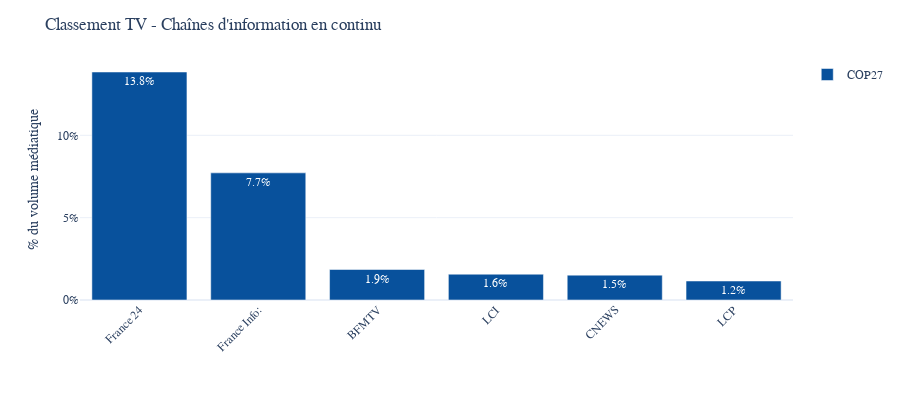
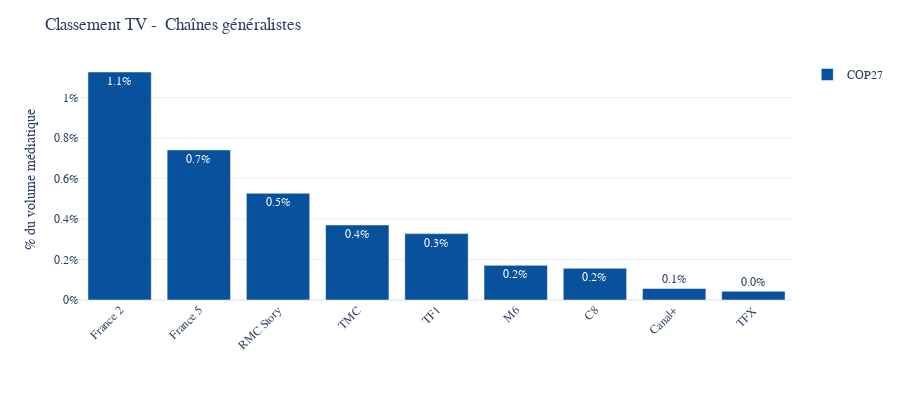
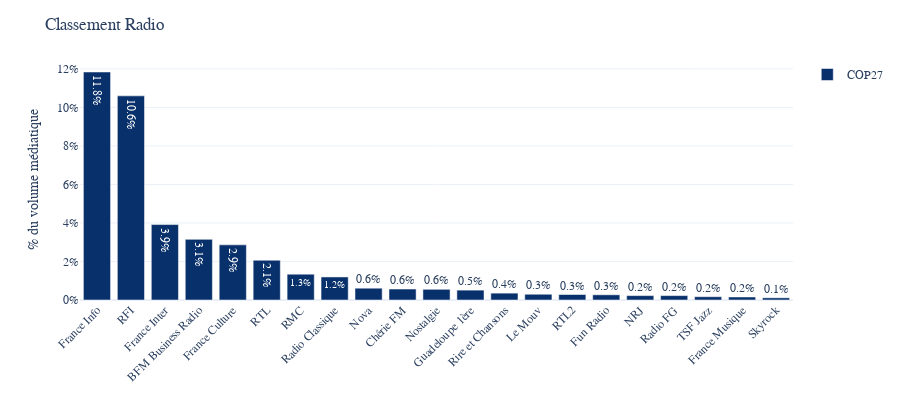

Notebook source saved alongside these figures, in order:
### Markdown cell above
## Classements

### Code cell
# Multiplier for one channel = n_mentions * 2 min / (60 minutes * 18h * n_days)
multiplier = 2 / (1 * 60 * 18 * n_days)

fig = show_mentions_by_channel(data_cop27,list_of_channels=top_channels_tv_info,n = 25,split="keyword",
                               method = multiplier,height = 400,text_auto = ".1%",
                                )
fig.update_layout(yaxis_tickformat='0%',font_family="Poppins",yaxis_title="% du volume médiatique",legend_title = "",title = "Classement TV - Chaînes d'information en continu")
fig.update_traces(marker_color=COLOR_TV)
fig.show()



fig = show_mentions_by_channel(data_cop27,list_of_channels=top_channels_tv_gen,n = 25,split="keyword",
                               method = multiplier,height = 400,text_auto = ".1%",
                               )
fig.update_layout(yaxis_tickformat='0%',font_family="Poppins",yaxis_title="% du volume médiatique",legend_title = "",title = "Classement TV -  Chaînes généralistes")
fig.update_traces(marker_color=COLOR_TV)
fig.show()



fig = show_mentions_by_channel(data_cop27,list_of_channels=top_channels_radio,n = 25,split = "keyword",
                               method = multiplier,height = 400,text_auto = ".1%",
                              )
fig.update_layout(yaxis_tickformat='0%',font_family="Poppins",yaxis_title="% du volume médiatique",legend_title = "",title = "Classement Radio")
fig.update_traces(marker_color=COLOR_RADIO)
fig.show()

### Figure 1 — Plotly figure (JSON) as saved in the notebook; plotly's stock layout.template omitted (floating-point values rounded to 4 significant figures)
{"data": [{"alignmentgroup": "True", "hovertemplate": "keyword=COP27<br>channel_name=%{x}<br>count=%{y}<extra></extra>", "legendgroup": "COP27", "marker": {"color": "#08519c", "pattern": {"shape": ""}}, "name": "COP27", "offsetgroup": "COP27", "orientation": "v", "showlegend": true, "textposition": "auto", "texttemplate": "%{y:.1%}", "x": ["France 24", "France Info:", "BFMTV", "LCI", "CNEWS", "LCP"], "xaxis": "x", "y": [0.1385, 0.07721, 0.01852, 0.01567, 0.0151, 0.01154], "yaxis": "y", "type": "bar"}], "layout": {"xaxis": {"anchor": "y", "domain": [0, 1], "title": {}, "categoryorder": "array", "categoryarray": ["France 24", "France Info:", "BFMTV", "LCI", "CNEWS", "LCP"], "tickangle": -45}, "yaxis": {"anchor": "x", "domain": [0, 1], "title": {"text": "% du volume médiatique"}, "tickformat": "0%"}, "legend": {"title": {"text": ""}, "tracegroupgap": 0}, "margin": {"t": 60, "b": 100}, "barmode": "relative", "height": 400, "font": {"family": "Poppins"}, "title": {"text": "Classement TV - Chaînes d'information en continu"}}}

### Figure 2 — Plotly figure (JSON) as saved in the notebook; plotly's stock layout.template omitted (floating-point values rounded to 4 significant figures)
{"data": [{"alignmentgroup": "True", "hovertemplate": "keyword=COP27<br>channel_name=%{x}<br>count=%{y}<extra></extra>", "legendgroup": "COP27", "marker": {"color": "#08519c", "pattern": {"shape": ""}}, "name": "COP27", "offsetgroup": "COP27", "orientation": "v", "showlegend": true, "textposition": "auto", "texttemplate": "%{y:.1%}", "x": ["France 2", "France 5", "RMC Story", "TMC", "TF1", "M6", "C8", "Canal+", "TFX"], "xaxis": "x", "y": [0.01125, 0.007407, 0.005271, 0.003704, 0.003276, 0.001709, 0.001567, 0.0005698, 0.0004274], "yaxis": "y", "type": "bar"}], "layout": {"xaxis": {"anchor": "y", "domain": [0, 1], "title": {}, "categoryorder": "array", "categoryarray": ["France 2", "France 5", "RMC Story", "TMC", "TF1", "M6", "C8", "Canal+", "TFX"], "tickangle": -45}, "yaxis": {"anchor": "x", "domain": [0, 1], "title": {"text": "% du volume médiatique"}, "tickformat": "0%"}, "legend": {"title": {"text": ""}, "tracegroupgap": 0}, "margin": {"t": 60, "b": 100}, "barmode": "relative", "height": 400, "font": {"family": "Poppins"}, "title": {"text": "Classement TV -  Chaînes généralistes"}}}

### Figure 3 — Plotly figure (JSON) as saved in the notebook; plotly's stock layout.template omitted (floating-point values rounded to 4 significant figures)
{"data": [{"alignmentgroup": "True", "hovertemplate": "keyword=COP27<br>channel_name=%{x}<br>count=%{y}<extra></extra>", "legendgroup": "COP27", "marker": {"color": "#08306b", "pattern": {"shape": ""}}, "name": "COP27", "offsetgroup": "COP27", "orientation": "v", "showlegend": true, "textposition": "auto", "texttemplate": "%{y:.1%}", "x": ["France Info", "RFI", "France Inter", "BFM Business Radio", "France Culture", "RTL", "RMC", "Radio Classique", "Nova", "Chérie FM", "Nostalgie", "Guadeloupe 1ère", "Rire et Chansons", "Le Mouv", "RTL2", "Fun Radio", "NRJ", "Radio FG", "TSF Jazz", "France Musique", "Skyrock"], "xaxis": "x", "y": [0.1184, 0.106, 0.03917, 0.03148, 0.02863, 0.02066, 0.01339, 0.01197, 0.006125, 0.005698, 0.005556, 0.005128, 0.003561, 0.002991, 0.002849, 0.002707, 0.002279, 0.002279, 0.001709, 0.001567, 0.00114], "yaxis": "y", "type": "bar"}], "layout": {"xaxis": {"anchor": "y", "domain": [0, 1], "title": {}, "categoryorder": "array", "categoryarray": ["France Info", "RFI", "France Inter", "BFM Business Radio", "France Culture", "RTL", "RMC", "Radio Classique", "Nova", "Chérie FM", "Nostalgie", "Guadeloupe 1ère", "Rire et Chansons", "Le Mouv", "RTL2", "Fun Radio", "NRJ", "Radio FG", "TSF Jazz", "France Musique", "Skyrock"], "tickangle": -45}, "yaxis": {"anchor": "x", "domain": [0, 1], "title": {"text": "% du volume médiatique"}, "tickformat": "0%"}, "legend": {"title": {"text": ""}, "tracegroupgap": 0}, "margin": {"t": 60, "b": 100}, "barmode": "relative", "height": 400, "font": {"family": "Poppins"}, "title": {"text": "Classement Radio"}}}
